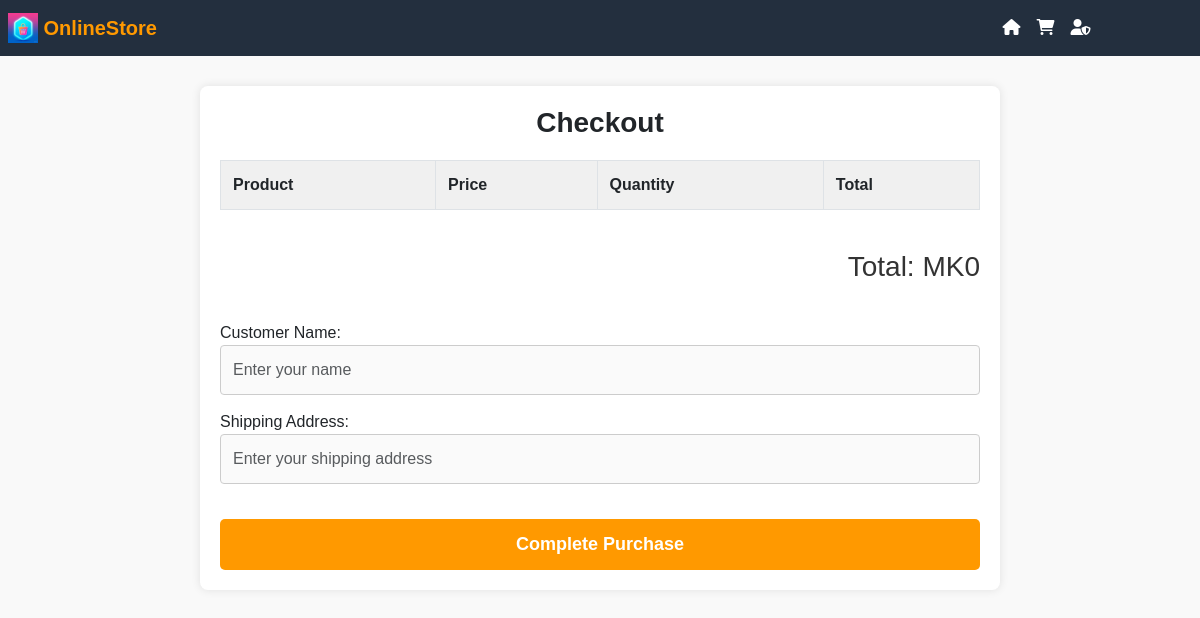
The app's page /checkout, older data.
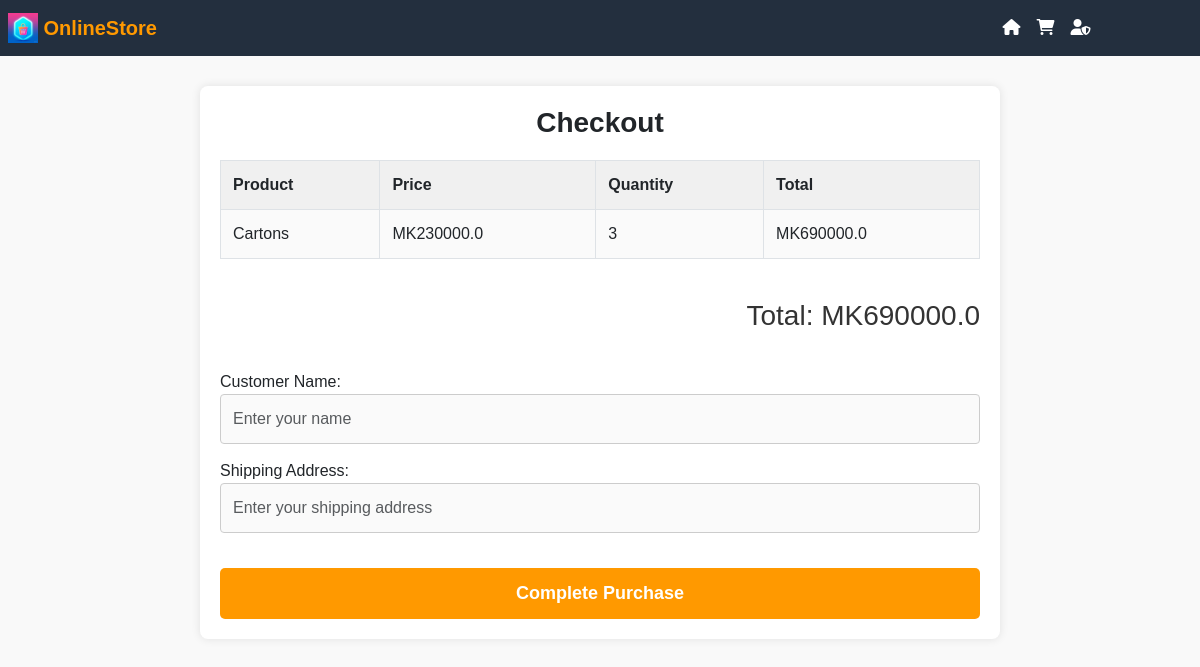
The same page, newer data.
### app.py (models this page shows, shortened)
class Cart(db.Model):
    id = db.Column(db.Integer, primary_key=True)
    user_id = db.Column(db.Integer, db.ForeignKey('user.id'), nullable=False)
    product_id = db.Column(db.Integer, db.ForeignKey('product.id'), nullable=False)
    quantity = db.Column(db.Integer, default=1)  # Add quantity field here
    user = db.relationship('User', backref='cart_items', lazy=True)
    product = db.relationship('Product', backref='cart_items', lazy=True)

class Product(db.Model):
    id = db.Column(db.Integer, primary_key=True)
    name = db.Column(db.String(255), nullable=False)
    price = db.Column(db.Float, nullable=False)
    description = db.Column(db.String(500), nullable=True)
    image_data = db.Column(db.LargeBinary, nullable=True)  # Store image as binary data
    category_id = db.Column(db.Integer, db.ForeignKey('category.id'), nullable=False)
    category = db.relationship('Category', backref='products', lazy=True)

### app.py (the view)
@app.route('/checkout')
def checkout():
    user_id = session.get('user_id', 1)  # Example user_id, replace with actual session data
    cart_items = Cart.query.filter_by(user_id=user_id).all()
    total_price = sum(item.product.price * item.quantity for item in cart_items)
    return render_template('checkout.html', cart_items=cart_items, total_price=total_price)

### templates/checkout.html (shortened to what this page needs)
{% extends "base.html" %}
{% block content %}
    <div class="checkout-container">
        <h1 class="checkout-title">Checkout</h1>
        <div class="cart-items-container">
            <div class="table-responsive">
                <table class="table table-bordered">
                    <thead>
                        <tr>
                            <th>Product</th>
                            <th>Price</th>
                            <th>Quantity</th>
                            <th>Total</th>
                        </tr>
                    </thead>
                    <tbody>
                        {% for item in cart_items %}
                        <tr>
                            <td>{{ item.product.name }}</td>
                            <td>MK{{ item.product.price }}</td>
                            <td>{{ item.quantity }}</td>
                            <td>MK{{ item.product.price * item.quantity }}</td>
                        </tr>
                        {% endfor %}
                    </tbody>
                </table>
            </div>
        </div>
        <div class="total-price-container">
            <h3>Total: MK{{ total_price }}</h3>
        </div>
        <form id="checkoutForm" action="{{ url_for('checkout') }}" method="POST" class="checkout-form">
            <div class="form-group">
                <label for="customerName">Customer Name:</label>
                <input type="text" class="form-control" id="customerName" name="customerName" placeholder="Enter your name" required>
            </div>
            <div class="form-group">
                <label for="address">Shipping Address:</label>
                <input type="text" class="form-control" id="address" name="address" placeholder="Enter your shipping address" required>
            </div>
            <button type="submit" id="checkoutButton" class="btn btn-primary checkout-btn">
                Complete Purchase
            </button>
        </form>
    </div>
{% endblock %}

### templates/base.html (shortened to what this page needs)
<!DOCTYPE html>
<html lang="en">
<head>
    <link href="https://cdn.jsdelivr.net/npm/bootstrap@5.3.0-alpha1/dist/css/bootstrap.min.css" rel="stylesheet">
    <link rel="stylesheet" href="{{ url_for('static', filename='css/style.css') }}">
    <link href="https://cdnjs.cloudflare.com/ajax/libs/font-awesome/6.0.0-beta3/css/all.min.css" rel="stylesheet">
</head>
<body>
    <nav class="navbar navbar-expand-md navbar-dark">
        <a class="navbar-brand" style="margin-left: 8px; border-radius: 3px;" href="/">
            <img src="{{ url_for('static', filename='icon/WhatsApp Image 2025-01-12 at 17.59.37_75e8cc97.jpg') }}" alt="Online Store" width="30" height="30" class="d-inline-block align-top">
            OnlineStore
        </a>
        <div class="collapse navbar-collapse" id="navbarNav">
            <ul class="navbar-nav mv-auto">
                <li class="nav-item"><a class="nav-link" href="/"><i class="fas fa-home"></i></a></li>
                <li class="nav-item"><a class="nav-link" href="{{ url_for('cart') }}"><i class="fas fa-shopping-cart"></i></a></li>
                <li class="nav-item"><a class="nav-link" href="{{ url_for('login') }}"><i class="fas fa-user-shield"></i></a></li>
            </ul>
        </div>
    </nav>
    <div class="container mt-4">
        {% block content %}{% endblock %}
    </div>
</body>
</html>

### static/css/style.css (style rules this page uses)
.container { position: relative; }
.btn-primary { background-color: #007bff; border: none; font-size: 1rem; padding: 0.75rem 1.5rem; }

### templates/base.html (style rules this page uses)
.navbar { background-color: #232F3E; }
.navbar-brand { font-weight: bold; color: #FF9900; }
.navbar-nav .nav-link { color: #FFFFFF; }
.navbar-nav { position: relative; left: 80%; }

### templates/checkout.html (style rules this page uses)
body { font-family: 'Arial', sans-serif; background-color: #f9f9f9; margin: 0; padding: 0; }
.checkout-container { max-width: 800px; margin: 30px auto; background-color: #fff; padding: 20px; border-radius: 8px; box-shadow: 0 0 10px rgba(0, 0, 0, 0.1); }
.checkout-title { font-size: 28px; font-weight: 700; margin-bottom: 20px; text-align: center; }
.table-responsive { max-width: 100%; overflow-x: auto; }
.table { width: 100%; margin-bottom: 20px; border-collapse: collapse; }
.table th, .table td { padding: 12px; text-align: left; font-size: 16px; }
.table th { background-color: #f0f0f0; }
.table td { background-color: #fafafa; }
.total-price-container { display: flex; justify-content: flex-end; margin-top: 20px; font-size: 18px; font-weight: 600; color: #333; }
.checkout-form { margin-top: 30px; }
.form-group { margin-bottom: 15px; }
.form-control { width: 100%; padding: 12px; font-size: 16px; border: 1px solid #ccc; border-radius: 4px; background-color: #fafafa; color: #333; }
.btn { padding: 12px 25px; font-size: 16px; border-radius: 5px; cursor: pointer; text-align: center; display: inline-block; width: 100%; }
.btn-primary { background-color: #ff9900; color: white; border: none; }
.checkout-btn { background-color: #ff9900; color: white; border: none; font-size: 18px; font-weight: 600; cursor: pointer; margin-top: 20px; text-align: center; }

Row changes from the older to the newer data that the page shows:
added Cart: product.name "Cartons", product.price "230000.0", quantity "3", item.product.price*item.quantity "690000.0"
Text that changed along with them:
{{ total_price }}: "0" → "690000.0"
